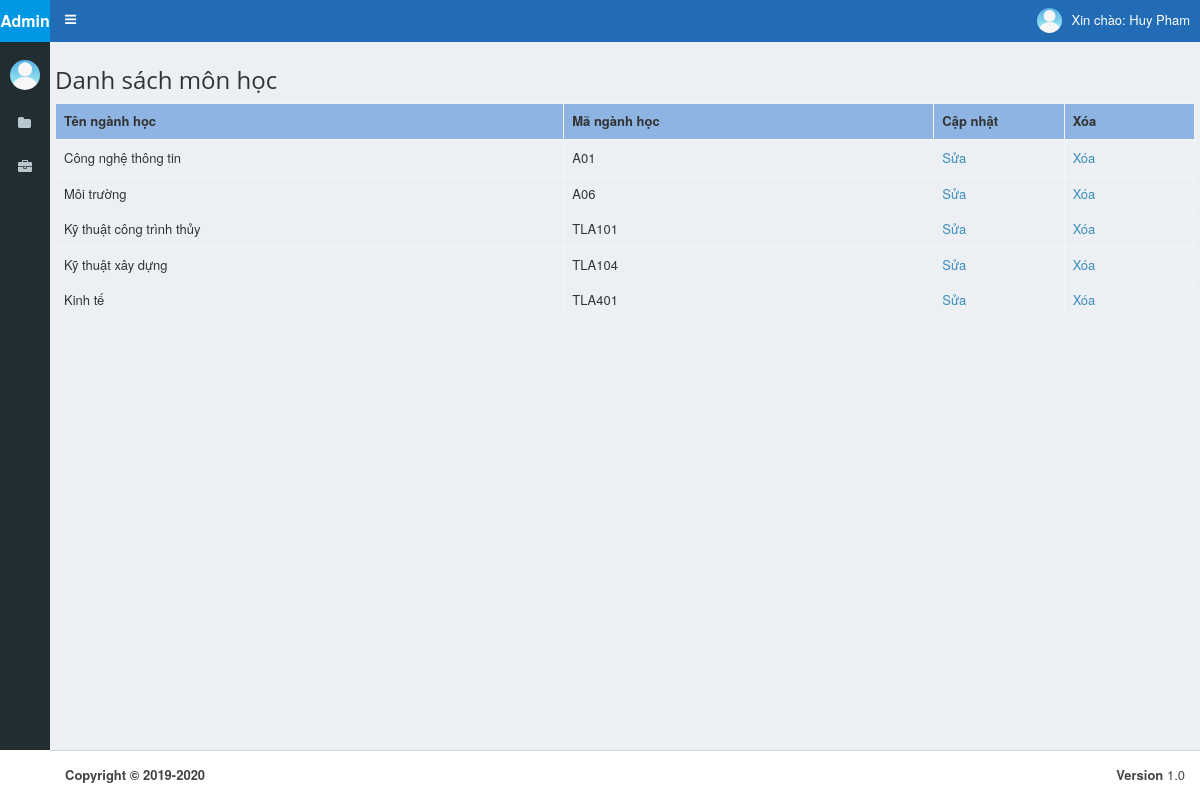
Page /admin/modules/majors/listing.php (signed in) on the committed database.
### tables this page shows
CREATE TABLE `majors` (
  `maj_id` int(11) NOT NULL,
  `maj_name` varchar(255) NOT NULL,
  `maj_man` varchar(255) NOT NULL
);

### classes/database.php (called while the page is built, shortened)
<?php
class Database
{
    private $host = 'localhost';
    private $username = 'root';
    private $password = '';
    private $databaseName = 'btl';
    private $charset = 'utf8';
    private $conn;
    public function connect()
    {
        if(!$this->conn){
            $this->conn = mysqli_connect($this->host,$this->username,$this->password,$this->databaseName);
            mysqli_set_charset($this->conn,$this->charset);
        }
    }
    public function query($sql ='', $return = true)
    {
        $data = [];
        if($result = mysqli_query($this->conn,$sql))
        {
            if($return === true){
                while ($row = mysqli_fetch_array($result)) {
                    $data[] = $row;
                }
                return $data;
            }
            else
                return true;
        }
        else
            return false;
    }
}

### admin/core/config.php (called while the page is built, shortened)
<?php
require_once("../../../classes/database.php");
$database            = new database();
?>

### admin/modules/majors/listing.php (the view, shortened to what this page needs)
<?php
require_once("inc_security.php");
include_once('../../layout/layout_top.php');
$query      = "SELECT * FROM majors LIMIT 10 ";
$dataMaj   = $database->query($query);
?>
          <h1 class="h3 mb-2 text-gray-800">Danh sách môn học</h1>
          <div class="card shadow mb-4">
            <div class="card-body">
              <div class="">
                <div class="row"><div class="col-sm-12"><table class="table table-bordered dataTable" id="dataTable" width="100%" cellspacing="0" role="grid" aria-describedby="dataTable_info" style="width: 100%;">
                  <thead>
                    <tr role="row">
					    <th class="sorting_asc" tabindex="0" aria-controls="dataTable" rowspan="1" colspan="1" aria-sort="ascending" aria-label="Name: activate to sort column descending" style="width: 195px;">Tên ngành học</th>
					    <th class="sorting" tabindex="0" aria-controls="dataTable" rowspan="1" colspan="1" aria-label="Position: activate to sort column ascending" style="width: 142px;">Mã ngành học</th>
					    <th class="sorting" tabindex="0" aria-controls="dataTable" rowspan="1" colspan="1" aria-label="Start date: activate to sort column ascending" style="width: 50px;">Cập nhật</th>
					    <th class="sorting" tabindex="0" aria-controls="dataTable" rowspan="1" colspan="1" aria-label="Start date: activate to sort column ascending" style="width: 50px;">Xóa</th>
					</tr>
                  </thead>
					<?php
					foreach ($dataMaj as $key => $row) {
					   ?>
					   <tr>
					      <td>
					         <div>
					            <?=$row['maj_name']?>
					         </div>
					      </td>
					      <td>
					         <p><?=$row['maj_man']?></p>
					      </td>
					      <td>
					         <a href="/admin/modules/majors/edit.php?id=<?=$row['maj_id']?>">Sửa</a>
					      </td>
					      <td>
					      	<a href="/admin/modules/majors/delete.php?id=<?=$row['maj_id']?>">Xóa</a>
                          </td>
					  </tr>
   <?php
}
?>
                </table>
            </div>
        </div>
</div>
</div>
            </div>
          </div>
        </div>
<?php
include_once('../../layout/layout_bottom.php');
?>

### admin/themes/css/admin.css (style rules this page uses)
body { font-size: 13px; }
h1, h2, h3, h4, h5, h6, .h1, .h2, .h3, .h4, .h5, .h6 { font-family: "Open Sans"; }
th { background: #8DB4E2; font-size: 13px; }
p { margin: 0; }

### admin/modules/majors/listing.php (style rules this page uses)
.table_view, th, td { border: 1px solid black; }

### rows in the picture
majors: maj_name "Công nghệ thông tin", maj_man "A01"
majors: maj_name "Môi trường", maj_man "A06"
majors: maj_name "Kỹ thuật công trình thủy", maj_man "TLA101"
majors: maj_name "Kỹ thuật xây dựng", maj_man "TLA104"
majors: maj_name "Kinh tế", maj_man "TLA401"

### other values in the picture
$con_mini_title "Admin"
$adm_name "Huy Pham"
